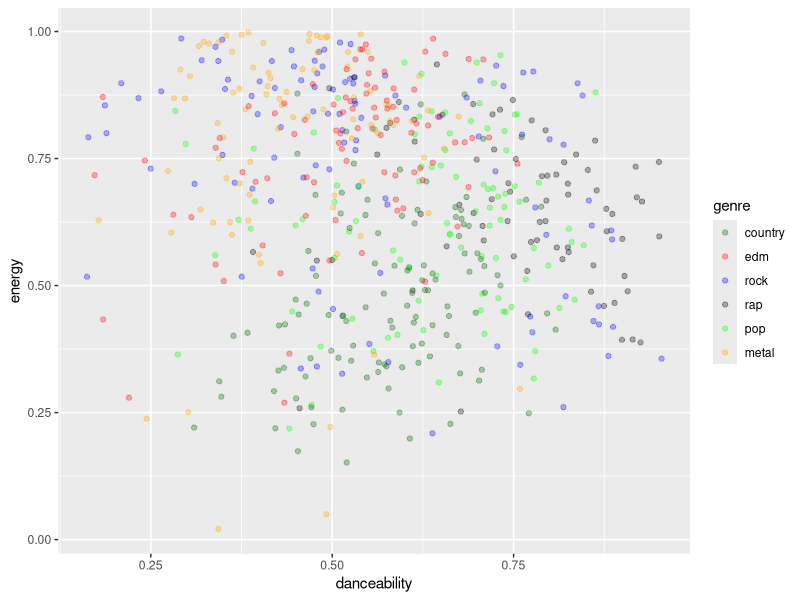

This figure's R source: (Note: this script raises an error after producing the figure.)
library(randomForest)  
library(e1071)  
library(caret)  
library(ggplot2)
set.seed(123)

setwd("/Users/nikhilkaul/Documents/Spring Semester 2019/CSC 422/Final Project")
mydata = read.csv(file = "spotify_training_data.csv")
my_data <- mydata[, c(2,3,4,5,6,7,8,9, 10, 11, 12, 13, 14, 15, 16, 17, 18, 19)]

p = ggplot(my_data,aes(x=danceability,  
                    y=energy, 
                    color=genre))

p + geom_jitter(alpha=0.3) +  
  scale_color_manual(breaks = c('country','edm', 'rock', 'rap', 'pop', 'metal'),
                     values=c('darkgreen','red', 'blue', 'black', 'green', 'orange'))

##sample <- sample.int(n = nrow(my_data), size = floor(.66*nrow(my_data)), replace = F)
sample <- sample(1:3, size = nrow(my_data), prob = c(.6, .2, .2), replace = T)
train <- my_data[sample == 1, ]
validation <- my_data[sample ==2, ]
test  <- my_data[sample == 3, ]

x <- validation[,4:17]
y <- validation[,18]
bestmtry <- tuneRF(x, y, stepFactor=1.5, improve=1e-5, ntree=300)

rf = randomForest(genre ~ energy + danceability + speechiness + valence + liveness + instrumentalness
                    + acousticness + loudness + popularity + tempo + mode + explicit + key,  ntree = 100,data = train, mtry=4)
plot(rf, main = "Random Forest Algorithm")
legend("topright", 
       legend = c("OOB", "country", "edm", "metal", "pop", "rap", "rock"),
       fill = c("black", "red", "green", "blue", "cyan", "pink", "black"), cex = .70
)
print(rf)

train$predicted.response = predict(rf , train)
print(confusionMatrix(data = train$predicted.response, reference = train$genre))

test$predicted.response = predict(rf , test)
print(confusionMatrix(data = test$predicted.response, reference = test$genre))



